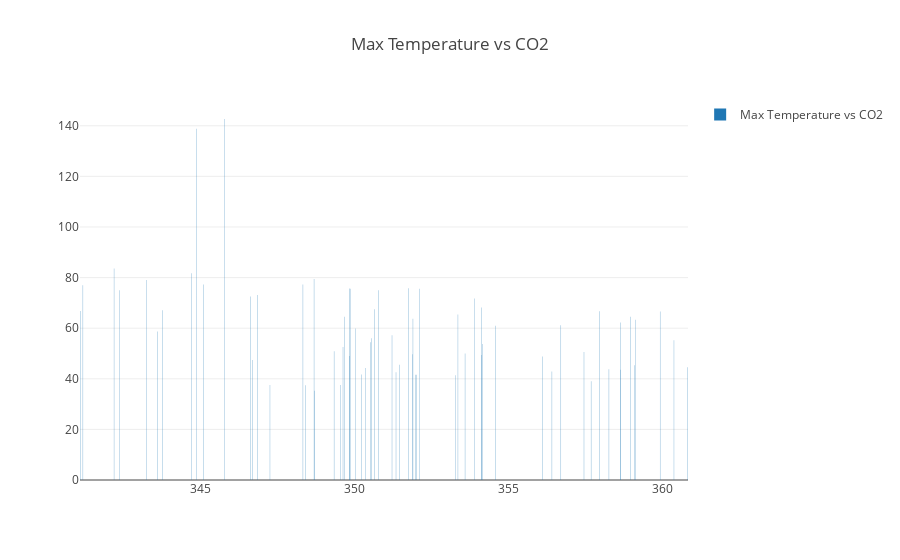

Notebook code for this chart:
### Code cell
traceTempMaxCO2 = go.Bar(x=Climate_Data_State['CO2_Concentration'], y=Climate_Data_State['TempMAX'],name='Max Temperature vs CO2')
layoutTempMaxCO2 = go.Layout(title='Max Temperature vs CO2',showlegend=True)
figTempMaxCO2 = go.Figure(data=[traceTempMaxCO2],layout=layoutTempMaxCO2)
iplot(figTempMaxCO2)

### Figure 1 — Plotly figure (JSON) as saved in the notebook; plotly's stock layout.template omitted (floating-point values rounded to 4 significant figures; data arrays with more than 128 entries replaced by an {"elided": "..."} marker saying what was removed)
{"data": [{"name": "Max Temperature vs CO2", "type": "bar", "uid": "bf6f27ad-c16a-497d-a14d-3113162b54c0", "x": {"elided": "528 float values"}, "y": {"elided": "528 float values"}}], "layout": {"showlegend": true, "title": "Max Temperature vs CO2"}}
